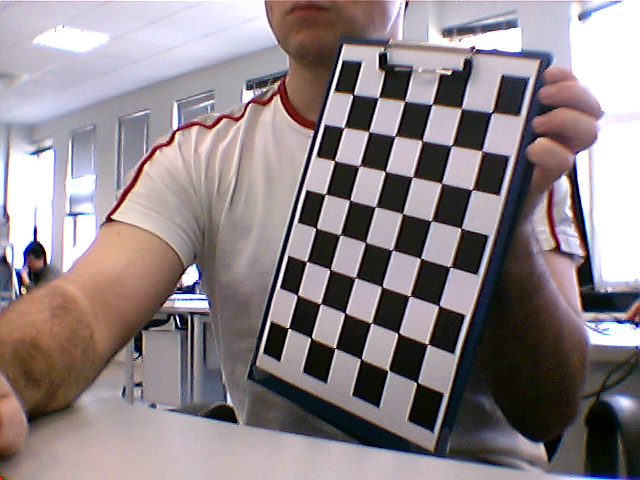
//> input picture calib_left/left1.tif, 640 x 480 px, given in place of the camera
$ ./main   (built with g++ and OpenCV 4)
//> lines starting //> are read from the running program, lines starting //| are printed output that depends on the picture
#include "opencv2/highgui/highgui.hpp"
#include "opencv2/calib3d/calib3d.hpp"
#include "opencv2/imgproc/imgproc.hpp"
#include "opencv2/features2d/features2d.hpp"
#include <iostream>
#include <sstream>

class Camera;

cv::Mat getUndistortedRectified(const cv::Mat& D, const cv::Mat M, const cv::Mat R, const cv::Mat P, cv::Mat& src);
cv::Mat getUndistorted(const Camera& cam, cv::Mat& src);


/**
 * Camera class
 * Class where camera data is kept and handled
 */
class Camera
{
public:
    Camera( double fx, double fy, double cx, double cy, double k1, double k2, double p1, double p2, double k3 = 0 );

    // change intrinsic matrix scale to handle images of different sizes e.g. 320x240
    void setScale(double scale);

    // camera matrix
    cv::Mat M;

    // scaled camera matrix - needed for reduced image sizes etc
    cv::Mat SM;

    // distortion coefficients
    cv::Mat D;
};

class StereoRig
{
public:
    StereoRig(const Camera* _camL, const Camera* _camR, const cv::Mat& _R, const cv::Mat& _T, const cv::Size& _size);

    // left and right camera
    const Camera* const camL;
    const Camera* const camR;

    // get 3d data using camera coordinates and disparity value. See the book Learning OpenCV pg. 453
    double getDepth(double xc, double yc, double d);

    // rotation matrix bw cams
    cv::Mat R;

    // translation matrix bw cams
    cv::Mat T;

    // matrices needed by cv::stereoRectify function
    cv::Mat R1, R2, P1, P2, Q;
};

int main(int argc, char *argv[])
{
    using namespace cv;

    Camera camL(884.619820246672475, 885.130452157858826,
                335.461342469849228, 225.605601852535898,
                -0.271168345926695, 0.171248086620693,
                0.000436448084702, 0.000333959090964);

    Camera camR(885.679500214111613, 885.587940988541959,
                308.631155554682550, 240.859136168840280,
                -0.272114096878774, -0.046570787534115,
                -0.001413873867930, 0.003539442941778);

    Mat R(3,3,CV_64FC1);
    Mat T(3,1,CV_64FC1);

    R.at<double>(0,0) = 0.9967;
    R.at<double>(0,1) = -0.0440;
    R.at<double>(0,2) = 0.0677;
    R.at<double>(1,0) = 0.0449;
    R.at<double>(1,1) = 0.9989;
    R.at<double>(1,2) = -0.0110;
    R.at<double>(2,0) = -0.0671;
    R.at<double>(2,1) = 0.0140;
    R.at<double>(2,2) = 0.9976;

    T.at<double>(0,0) = -143.8316;
    T.at<double>(1,0) = -5.6844;
    T.at<double>(2,0) = -1.3908;

    Mat frame, frame2;

    VideoCapture cap(0); // open the default camera
    VideoCapture cap2(1); // open the default camera

    if(!cap.isOpened())  // check if we succeeded
        return -1;

    double scale = 1.;
    camL.setScale(scale);
    camR.setScale(scale);

    cap.set(CV_CAP_PROP_FRAME_WIDTH, 640*scale);
    cap.set(CV_CAP_PROP_FRAME_HEIGHT, 480*scale);

    cap2.set(CV_CAP_PROP_FRAME_WIDTH, 640*scale);
    cap2.set(CV_CAP_PROP_FRAME_HEIGHT, 480*scale);

/**/


    StereoRig rig(&camL, &camR, R, T, cv::Size(640*scale,480*scale));

    // [8 lines of commented-out code are left out]

    while(1)
    {
        cv::Mat frameRaw, frame2Raw, frame, frame2;

        cap >> frameRaw; // get a new frame from camera
//> frameRaw is the input picture: 480 rows x 640 cols, CV_8UC3; mean B, G, R 136.5, 132.7, 143
        cap2 >> frame2Raw;

        cv::cvtColor(frameRaw, frame, CV_RGB2GRAY);
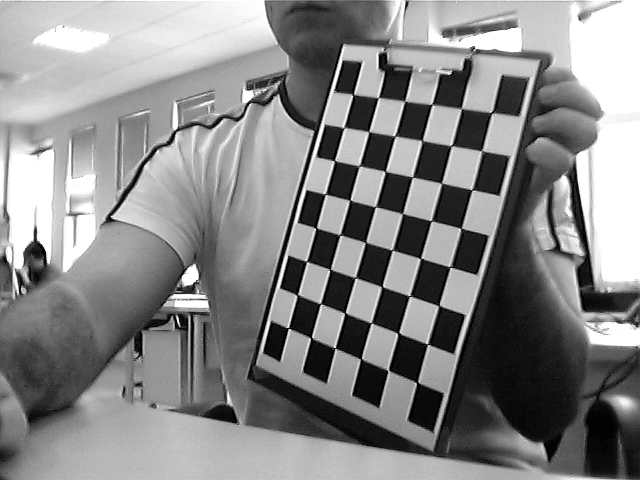
//> frame: 480 rows x 640 cols, CV_8UC1; min 0, max 255, mean 135
        cv::cvtColor(frame2Raw, frame2, CV_RGB2GRAY);

        cv::Mat remappedLeft = getUndistortedRectified(camL.D, camL.SM, rig.R1, rig.P1, frame);
//> in getUndistortedRectified, `remap(view, rview, map1, map2, INTER_LINEAR, BORDER_CONSTANT);`:
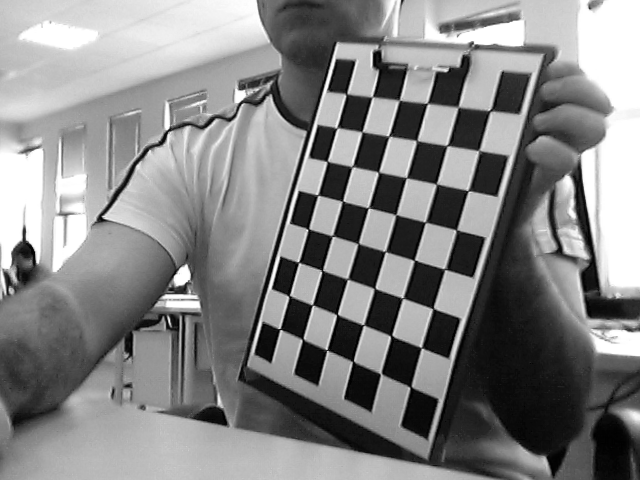
//> rview: 480 rows x 640 cols, CV_8UC1; min 0, max 255, mean 132.6
        cv::Mat remappedRight = getUndistortedRectified(camR.D, camR.SM, rig.R2, rig.P2, frame2);
//> in getUndistortedRectified (call 2), `initUndistortRectifyMap(M, D, R, P, imageSize, CV_16SC2, map1, map2);`:
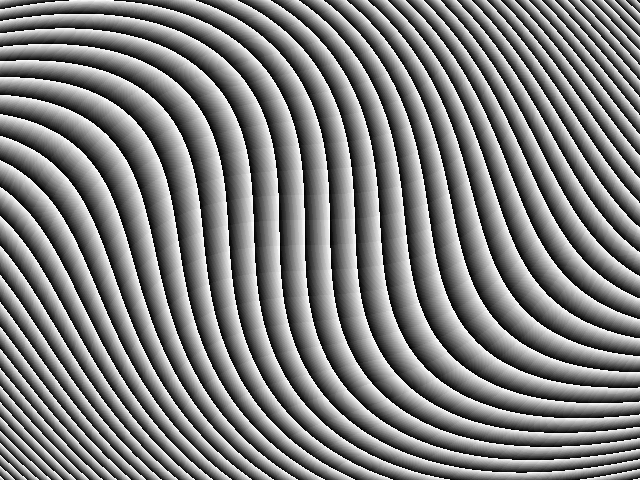
//> map2: 480 rows x 640 cols, CV_16UC1; min 0, max 1023, mean 511.7; drawn with min black and max white
//> in getUndistortedRectified (call 2), `remap(view, rview, map1, map2, INTER_LINEAR, BORDER_CONSTANT);`:
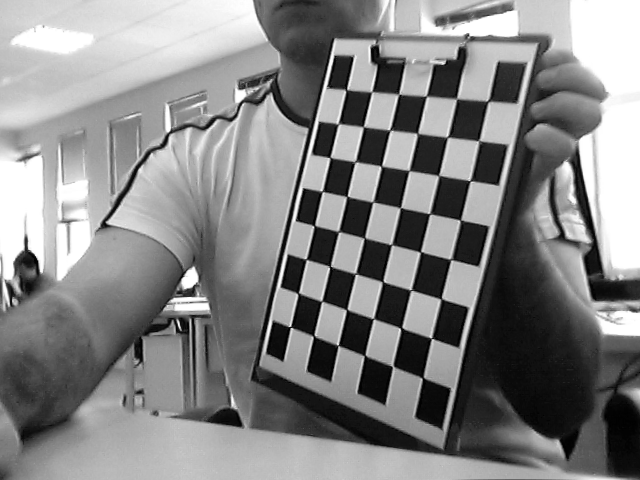
//> rview: 480 rows x 640 cols, CV_8UC1; min 0, max 255, mean 132.8
//> camR.D = [-0.272, -0.0466, -0.00141, 0.00354, 0]; camR.SM = [[885.7, 0, 308.6], [0, 885.6, 240.9], [0, 0, 1]]


        cv::imshow("sol", remappedLeft);
        cv::imshow("sag", remappedRight);
        cv::waitKey(10);
continue;
        double pad = 80*scale;

        remappedLeft = remappedLeft(cv::Rect(pad, pad/2., remappedLeft.cols-pad*2,remappedLeft.rows-pad*2));
        remappedRight = remappedRight(cv::Rect(pad, pad/2., remappedRight.cols-pad*2,remappedRight.rows-pad*2));

        // containers to keep features temporarily !
        std::vector<cv::KeyPoint> keyPointsLeft, keyPointsRight;
        cv::Mat descriptorsLeft, descriptorsRight;

        // SurfFeatureDetector performs slower than FastFeature detector, but its far better
        //cv::Ptr<FeatureDetector> detector = new FastFeatureDetector(100);
        cv::Ptr<FeatureDetector> detector = new SurfFeatureDetector(500);
        cv::Ptr<DescriptorExtractor> descriptorExtractor = new SurfDescriptorExtractor;

        cv::FlannBasedMatcher matcher;

        detector->detect(remappedLeft, keyPointsLeft);
        detector->detect(remappedRight, keyPointsRight);

        descriptorExtractor->compute(remappedLeft, keyPointsLeft, descriptorsLeft);
        descriptorExtractor->compute(remappedRight, keyPointsRight, descriptorsRight);

//        std::vector<cv::DMatch> matches;
        std::vector< std::vector<cv::DMatch> > matches;

        matcher.clear();
        matcher.knnMatch(descriptorsLeft, descriptorsRight, matches,2);
// [9 lines of commented-out code are left out]

        std::vector<cv::Point2f> pointsLeft, pointsRight;

        std::vector<double> disparities(matches.size(), 0.);
        std::vector<int> leftIdxs, rightIdxs;

        leftIdxs.reserve(matches.size());
        rightIdxs.reserve(matches.size());

        // [10 lines of commented-out code are left out]

        for (int i=0; i<matches.size(); i++) {
            leftIdxs.push_back(matches[i][0].queryIdx);
            rightIdxs.push_back(matches[i][0].trainIdx);
        }


        KeyPoint::convert(keyPointsLeft, pointsLeft, leftIdxs);
        KeyPoint::convert(keyPointsRight, pointsRight, rightIdxs);


        for( size_t i = 0; i < pointsLeft.size(); i++ )
            disparities[i] = pointsLeft[i].x-pointsRight[i].x;

        cv::Mat matPointsLeft(pointsLeft, true);
        cv::Mat matPointsRight(pointsRight, true);

        cv::Mat H12 = cv::findHomography(matPointsLeft, matPointsRight, CV_RANSAC,5);

        cv::Mat pointsLeftT;
        perspectiveTransform(Mat(pointsLeft), pointsLeftT, H12);

//        vector<char> matchesMask( matches.size(), 0 );
        vector< vector<char> > matchesMask(matches.size(), vector<char>(2,0));

        uint i_matched=0;
        for( size_t i1 = 0; i1 < pointsLeft.size(); i1++ )
        {
            if( norm(pointsRight[i1] - pointsLeftT.at<Point2f>((int)i1,0)) < 4 ) // inlier
            {
                matchesMask[i1][0] = 1;
                cv::circle(remappedLeft, keyPointsLeft[matches[i1][0].queryIdx].pt, 4, CV_RGB(0,0,0), 2);
                cv::circle(remappedLeft, keyPointsRight[matches[i1][0].trainIdx].pt, 4, CV_RGB(255,255,255), 2);
//                double disparity = pointsRight[i1].x-pointsLeft[i1].x;
//                depths[i1] = ;
            }
        }

        for ( int i = matches.size()-1; i >=0; i-- ) {
            if (12 < std::abs(keyPointsLeft[matches[i][0].queryIdx].pt.y-keyPointsRight[matches[i][0].trainIdx].pt.y)) {
//                keyPointsLeft.erase(keyPointsLeft.begin()+matches[i].queryIdx);
//                keyPointsRight.erase(keyPointsRight.begin()+matches[i].trainIdx);
                matchesMask[i][0] = 0;
            }
        }

        for ( int i = matches.size()-1; i >=0; i-- ) {
//            if (matches[i][0].distance > 0.9*matches[i][1].distance)
//                matchesMask[i][0] = 0;
        }

        i_matched = 0;

        for (uint i=0; i<matches.size(); ++i)
        {
            std::stringstream ss;
            cv::Point2f leftPt1(keyPointsLeft[matches[i][0].queryIdx].pt);
            cv::Point2f leftPt2(keyPointsRight[matches[i][0].trainIdx].pt);
            std::vector<cv::Point2f> gecici;
            gecici.push_back(leftPt1);

            if (matchesMask[i][0] == 1)
            {
                cv::Vec4d inputt(leftPt1.x, leftPt1.y, disparities[i], 1.0);
                cv::Mat x(4,1,CV_64FC1);
                x.at<double>(0,0) = leftPt1.x;
                x.at<double>(0,1) = leftPt1.y;
                x.at<double>(0,2) = disparities[i];
                x.at<double>(0,3) = 1.0;

                cv::Mat X(4, 1, CV_64FC1);
                X = rig.Q*x;
                X = X/X.at<double>(3,0);

                std::cout << "d: " << disparities[i] << "; " << X.at<double>(0,0) << " " << X.at<double>(1,0) << " " << X.at<double>(2,0) << " " << X.at<double>(3,0) << " =? " << rig.getDepth(leftPt1.x, leftPt1.y, disparities[i]) << std::endl;

                uint durBurda = 0;
                std::cout << i_matched++ << ": " <<disparities[i] << "(" <<  i << ")"<< std::endl;
                ss << disparities[i];
            }

            cv::putText(remappedLeft, ss.str(), leftPt1, cv::FONT_HERSHEY_SIMPLEX, 0.50, cv::Scalar::all(255),1);
        }

        cv::Mat outImg, outImg2;
        cv::drawMatches(remappedLeft, keyPointsLeft, remappedRight, keyPointsRight, matches, outImg, CV_RGB(0, 255, 0), CV_RGB(0, 0, 255), matchesMask,DrawMatchesFlags::NOT_DRAW_SINGLE_POINTS);
        cv::drawMatches(remappedLeft, keyPointsLeft, remappedRight, keyPointsRight, matches, outImg2, CV_RGB(0, 255, 0), CV_RGB(0, 0, 255));

        imshow("LEFT_RECT", remappedLeft);
        imshow("RIGHT_RECT", remappedRight);
        imshow("outImg", outImg);
        imshow("outImg2", outImg2);

// [6 lines of commented-out code are left out]

        int c = 0xff & waitKey(10);
        if( (c & 255) == 27 || c == 'q' || c == 'Q' )
            break;

    }

    return 0;
}

Camera::Camera(double fx, double fy, double cx, double cy, double k1, double k2, double p1, double p2, double k3)
{
    M = cv::Mat::zeros(3,3,CV_64FC1); // camera matrix
    D = cv::Mat::zeros(5,1,CV_64FC1); // distortion coeffs

    M.at<double>(0,0) = fx;
    M.at<double>(0,2) = cx;
    M.at<double>(1,1) = fy;
    M.at<double>(1,2) = cy;
    M.at<double>(2,2) = 1.;

    SM = M.clone(); // scaled matrix

    D.at<double>(0,0) = k1;
    D.at<double>(1,0) = k2;
    D.at<double>(2,0) = p1;
    D.at<double>(3,0) = p2;
    D.at<double>(4,0) = k3;
}

void Camera::setScale(double scale)
{
    SM.at<double>(0,0) = scale*M.at<double>(0,0);
    SM.at<double>(0,1) = scale*M.at<double>(0,1);
    SM.at<double>(0,2) = scale*M.at<double>(0,2);
    SM.at<double>(1,0) = scale*M.at<double>(1,0);
    SM.at<double>(1,1) = scale*M.at<double>(1,1);
    SM.at<double>(1,2) = scale*M.at<double>(1,2);
}

StereoRig::StereoRig(const Camera *_camL, const Camera *_camR, const cv::Mat &_R, const cv::Mat &_T, const cv::Size &_size)
    : camL(_camL), camR(_camR), R(_R), T(_T)
{
    cv::stereoRectify(camL->SM, camL->D, camR->SM, camR->D, _size, R, T, R1, R2, P1, P2, Q, 1.);
}

/**
 * Get depth from image coordinates and disparity data
 *
 * @param double xc - x coordinate on camera
 * @param double yc - y coordinate on camera
 * @param double d  - disparity obtained through stereo data
 * @return double depth - real world depth in mms
 */
double StereoRig::getDepth(double xc, double yc, double d)
{
    cv::Mat x(4,1,CV_64FC1); // camera coordinates
    x.at<double>(0,0) = xc;
    x.at<double>(0,1) = yc;
    x.at<double>(0,2) = d;
    x.at<double>(0,3) = 1.0;

    cv::Mat X(4, 1, CV_64FC1); // real world coordinates
    X = Q*x;                   // use Q matrix of the stereo rig
    X = X/X.at<double>(3,0);

    return X.at<double>(2,0);  // return depth
}

cv::Mat getUndistortedRectified(const cv::Mat& D, const cv::Mat M, const cv::Mat R, const cv::Mat P, cv::Mat& src)
{
    using namespace cv;

    cv::Size imageSize = src.size();
    Mat view = src.clone();
    Mat rview, map1, map2;

    initUndistortRectifyMap(M, D, R, P, imageSize, CV_16SC2, map1, map2);

    if(!view.data)
        return view;
    //    undistort( view, rview, cameraMatrix, distCoeffs, cameraMatrix );
    remap(view, rview, map1, map2, INTER_LINEAR, BORDER_CONSTANT);

    return rview;
}


cv::Mat getUndistorted(const Camera& cam, cv::Mat& src)
{
    using namespace cv;

    cv::Size imageSize = src.size();
    Mat view = src.clone();
    Mat rview, map1, map2;

    initUndistortRectifyMap(cam.SM, cam.D, Mat(),
                            getOptimalNewCameraMatrix(cam.SM, cam.D, imageSize, 1, imageSize, 0), imageSize, CV_16SC2, map1, map2);

    if(!view.data)
        return view;
    //    undistort( view, rview, cameraMatrix, distCoeffs, cameraMatrix );
    remap(view, rview, map1, map2, INTER_LINEAR, BORDER_CONSTANT);

    return rview;
}

// [25 lines of commented-out code are left out]

$ run again, on calib_left/left10.tif
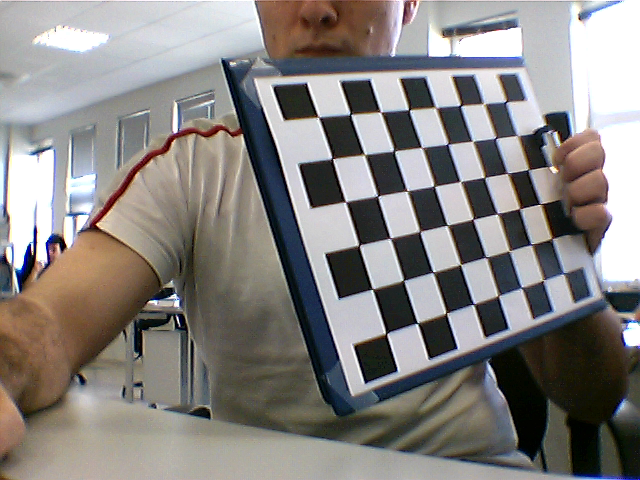
//> input picture calib_left/left10.tif, 640 x 480 px, given in place of the camera
//> frameRaw is the input picture: 480 rows x 640 cols, CV_8UC3; mean B, G, R 128.9, 131.4, 134.9
//> `cv::cvtColor(frameRaw, frame, CV_RGB2GRAY);`:
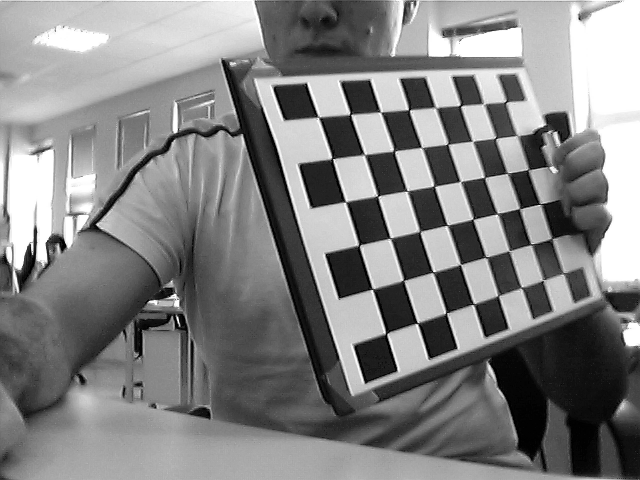
//> frame: 480 rows x 640 cols, CV_8UC1; min 0, max 255, mean 131
//> in getUndistortedRectified (call 2), `remap(view, rview, map1, map2, INTER_LINEAR, BORDER_CONSTANT);`:
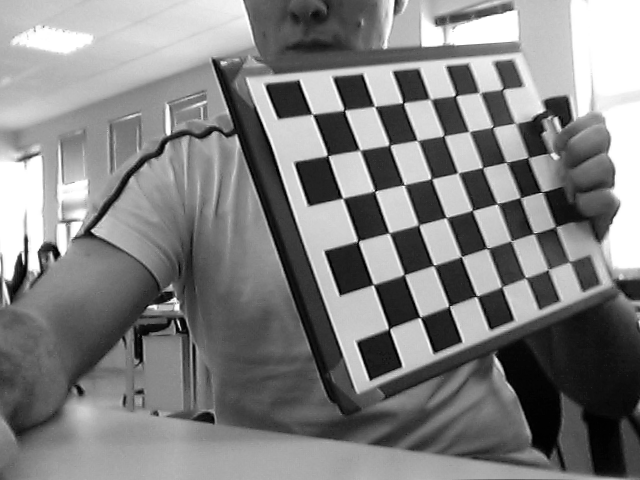
//> rview: 480 rows x 640 cols, CV_8UC1; min 0, max 255, mean 129.3
//> camR.D = [-0.272, -0.0466, -0.00141, 0.00354, 0]; camR.SM = [[885.7, 0, 308.6], [0, 885.6, 240.9], [0, 0, 1]]

$ run again, on calib_left/left11.tif
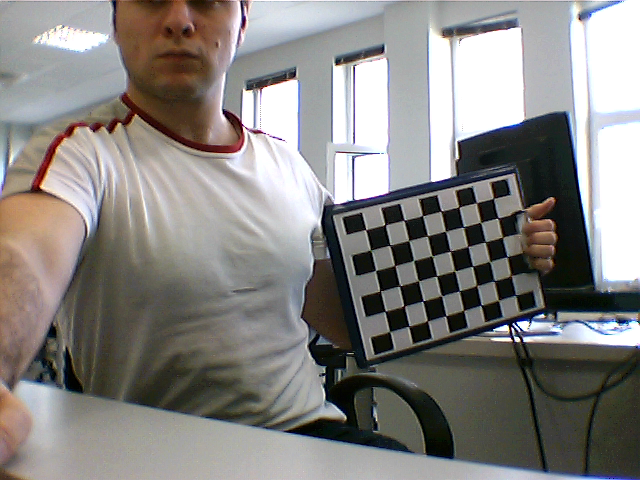
//> input picture calib_left/left11.tif, 640 x 480 px, given in place of the camera
//> frameRaw is the input picture: 480 rows x 640 cols, CV_8UC3; mean B, G, R 129.5, 132.2, 134.7
//> in getUndistortedRectified, `remap(view, rview, map1, map2, INTER_LINEAR, BORDER_CONSTANT);`:
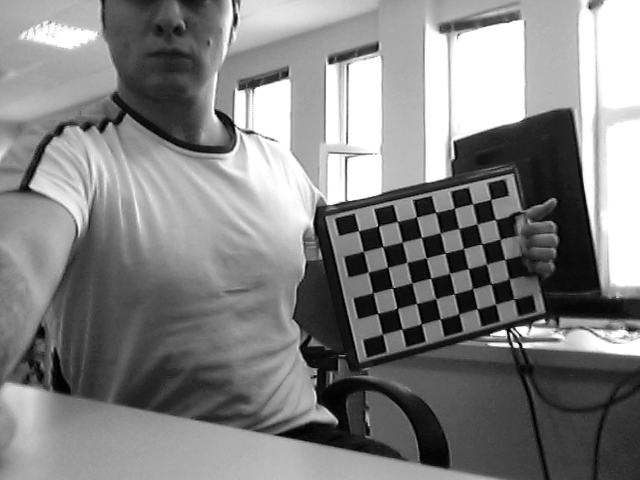
//> rview: 480 rows x 640 cols, CV_8UC1; min 0, max 255, mean 130
//> in getUndistortedRectified (call 2), `remap(view, rview, map1, map2, INTER_LINEAR, BORDER_CONSTANT);`:
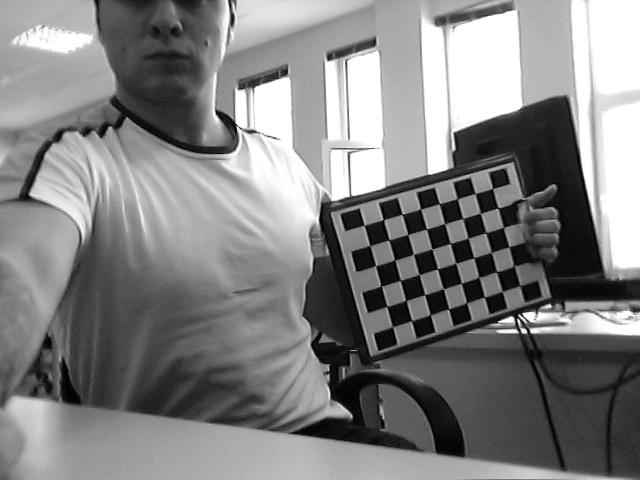
//> rview: 480 rows x 640 cols, CV_8UC1; min 0, max 255, mean 130
//> camR.D = [-0.272, -0.0466, -0.00141, 0.00354, 0]; camR.SM = [[885.7, 0, 308.6], [0, 885.6, 240.9], [0, 0, 1]]

$ run again, on calib_left/left12.tif
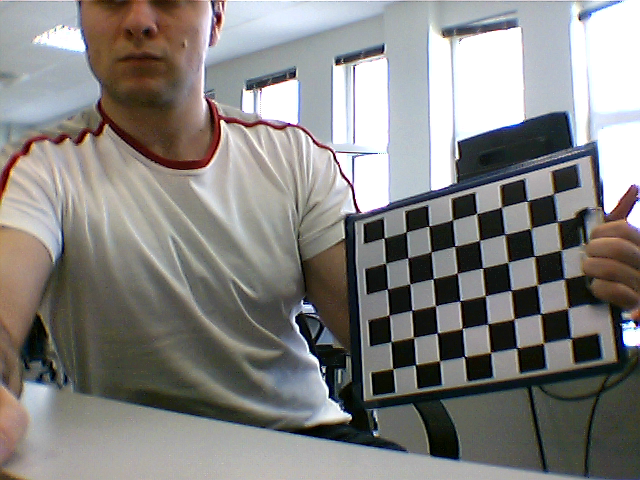
//> input picture calib_left/left12.tif, 640 x 480 px, given in place of the camera
//> frameRaw is the input picture: 480 rows x 640 cols, CV_8UC3; mean B, G, R 128.5, 130.9, 132.6
//> in getUndistortedRectified, `remap(view, rview, map1, map2, INTER_LINEAR, BORDER_CONSTANT);`:
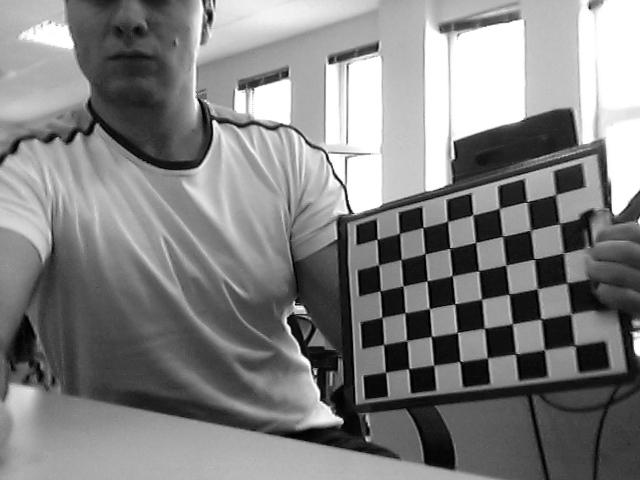
//> rview: 480 rows x 640 cols, CV_8UC1; min 0, max 255, mean 129
//> in getUndistortedRectified (call 2), `remap(view, rview, map1, map2, INTER_LINEAR, BORDER_CONSTANT);`:
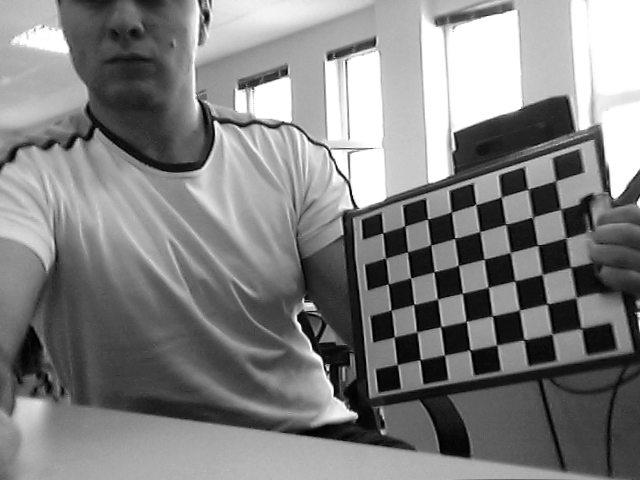
//> rview: 480 rows x 640 cols, CV_8UC1; min 0, max 255, mean 128.6
//> camR.D = [-0.272, -0.0466, -0.00141, 0.00354, 0]; camR.SM = [[885.7, 0, 308.6], [0, 885.6, 240.9], [0, 0, 1]]
